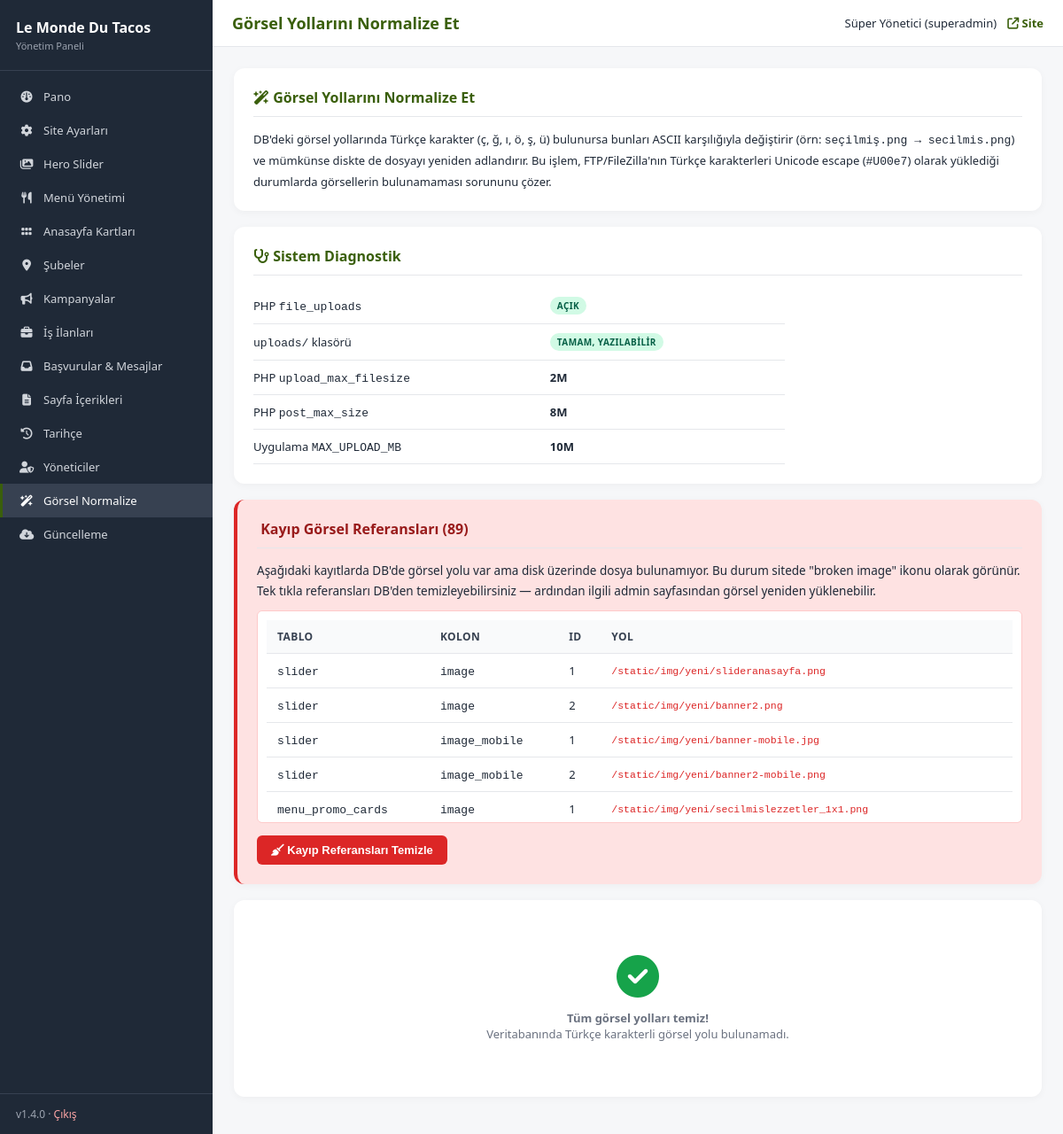
The page /admin/normalize-images.php (signed in) on the database its author committed.
### tables this page shows
CREATE TABLE IF NOT EXISTS slider (
    id           INT UNSIGNED AUTO_INCREMENT PRIMARY KEY,
    title        VARCHAR(200) NULL,
    image        VARCHAR(255) NOT NULL,
    image_mobile VARCHAR(255) NULL,
    link_url     VARCHAR(255) NULL,
    sort_order   INT NOT NULL DEFAULT 0,
    is_active    TINYINT(1) NOT NULL DEFAULT 1,
    created_at   TIMESTAMP DEFAULT CURRENT_TIMESTAMP,
    INDEX idx_active_sort (is_active, sort_order)
);

CREATE TABLE IF NOT EXISTS menu_promo_cards (
    id          INT UNSIGNED AUTO_INCREMENT PRIMARY KEY,
    group_id    INT UNSIGNED NOT NULL,
    title       VARCHAR(120) NOT NULL,                  
    image       VARCHAR(255) NOT NULL,
    image_mobile VARCHAR(255) NULL,
    tab_code    VARCHAR(60) NOT NULL,                   
    sort_order  INT NOT NULL DEFAULT 0,
    is_active   TINYINT(1) NOT NULL DEFAULT 1,
    INDEX idx_group (group_id, sort_order),
    CONSTRAINT fk_promo_group FOREIGN KEY (group_id) REFERENCES menu_groups(id) ON DELETE CASCADE
);

### includes/functions.php (called while the page is built, shortened)
<?php
require_once __DIR__ . '/db.php';
function e(?string $s): string {
    return htmlspecialchars((string)($s ?? ''), ENT_QUOTES | ENT_SUBSTITUTE, 'UTF-8');
}
function admin_check(): bool {
    return true;
}
function admin_user(): ?array {
    static $cache = null;
    if ($cache !== null) return $cache;
    $stmt = db()->prepare("SELECT id, username, name, email, role FROM admin_users WHERE id = ? AND is_active = 1");
    $stmt->execute([$_SESSION['admin_id']]);
    $cache = $stmt->fetch() ?: null;
    return $cache;
}

### includes/db.php (called while the page is built, shortened)
<?php
function db(): PDO {
    static $pdo = null;
    if ($pdo instanceof PDO) {
        return $pdo;
    }
    $dsn = sprintf(
        'mysql:host=%s;dbname=%s;charset=%s',
        DB_HOST,
        DB_NAME,
        DB_CHARSET
    );
    try {
        $pdo = new PDO($dsn, DB_USER, DB_PASS, [
            PDO::ATTR_ERRMODE            => PDO::ERRMODE_EXCEPTION,
            PDO::ATTR_DEFAULT_FETCH_MODE => PDO::FETCH_ASSOC,
            PDO::ATTR_EMULATE_PREPARES   => false,
            PDO::MYSQL_ATTR_INIT_COMMAND => "SET NAMES " . DB_CHARSET . " COLLATE utf8mb4_unicode_ci",
        ]);
    } catch (PDOException $e) {
        if (DEBUG) {
            die('DB error: ' . htmlspecialchars($e->getMessage(), ENT_QUOTES, 'UTF-8'));
        }
        error_log('DB connection failed: ' . $e->getMessage());
        die('Veritabanı bağlantısı kurulamadı. Lütfen daha sonra tekrar deneyin.');
    }
    return $pdo;
}

### admin/normalize-images.php (the view, shortened to what this page needs)
<?php
$page_h = 'Görsel Yollarını Normalize Et';
require __DIR__ . '/_header.php';
$pdo = db();
$image_tables = [
    'slider'           => ['image', 'image_mobile'],
    'menu_promo_cards' => ['image', 'image_mobile'],
    'menu_groups'      => ['icon'],
    'branches'         => ['image'],
    'campaigns'        => ['image', 'image_mobile'],
    'menu_items'       => ['image'],
    'jobs'             => ['image'],
    'pages'            => ['image'],
    'timeline'         => ['image'],
];
function col_exists(PDO $pdo, string $table, string $col): bool {
    try {
        $stmt = $pdo->prepare("SELECT COUNT(*) FROM information_schema.COLUMNS WHERE TABLE_SCHEMA = DATABASE() AND TABLE_NAME = ? AND COLUMN_NAME = ?");
        $stmt->execute([$table, $col]);
        return (int)$stmt->fetchColumn() > 0;
    } catch (Throwable $e) {
        return false;
    }
}
$tr_chars = '/[çÇğĞıİöÖşŞüÜ]/u';
$findings = [];
foreach ($image_tables as $table => $cols) {
    foreach ($cols as $col) {
        if (!col_exists($pdo, $table, $col)) continue;
        try {
            $rows = $pdo->query("SELECT id, $col AS path FROM $table WHERE $col IS NOT NULL AND $col != ''")->fetchAll();
        } catch (Throwable $e) { continue; }
        foreach ($rows as $r) {
            $oldPath = (string)$r['path'];
            if (!preg_match($tr_chars, $oldPath)) continue;
            $newPath = tr_to_ascii($oldPath);
            $root = realpath(__DIR__ . '/..');
            $diskExists = @file_exists($root . $oldPath);
            $newExists  = @file_exists($root . $newPath);
            $findings[] = [
                'table' => $table,
                'col'   => $col,
                'id'    => (int)$r['id'],
                'old'   => $oldPath,
                'new'   => $newPath,
                'disk_old' => $diskExists,
                'disk_new' => $newExists,
            ];
        }
    }
}
$orphans = [];
foreach ($image_tables as $table => $cols) {
    foreach ($cols as $col) {
        if (!col_exists($pdo, $table, $col)) continue;
        try {
            $rows = $pdo->query("SELECT id, $col AS path FROM $table WHERE $col IS NOT NULL AND $col != ''")->fetchAll();
        } catch (Throwable $e) { continue; }
        foreach ($rows as $r) {
            $p = (string)$r['path'];
            if (!asset_exists($p)) {
                $orphans[] = ['table' => $table, 'col' => $col, 'id' => (int)$r['id'], 'path' => $p];
            }
        }
    }
}
?>
<div class="card">
  <h2><i class="fa-solid fa-wand-magic-sparkles"></i> Görsel Yollarını Normalize Et</h2>
  <p style="color:var(--muted);font-size:13px;line-height:1.7">
    DB'deki görsel yollarında Türkçe karakter (ç, ğ, ı, ö, ş, ü) bulunursa bunları ASCII karşılığıyla değiştirir
    (örn: <code>seçilmiş.png → secilmis.png</code>) ve mümkünse diskte de dosyayı yeniden adlandırır.
    Bu işlem, FTP/FileZilla'nın Türkçe karakterleri Unicode escape (<code>#U00e7</code>) olarak yüklediği
    durumlarda görsellerin bulunamaması sorununu çözer.
  </p>
</div>
<?php
$root = realpath(__DIR__ . '/..');
$uploads_dir = $root . '/uploads';
$uploads_exists = is_dir($uploads_dir);
$uploads_writable = $uploads_exists && is_writable($uploads_dir);
$php_max_upload = ini_get('upload_max_filesize');
$php_max_post = ini_get('post_max_size');
$php_uploads_on = (bool)ini_get('file_uploads');
$max_app = MAX_UPLOAD_MB . 'M';
?>
<div class="card">
  <h2 style="font-size:16px"><i class="fa-solid fa-stethoscope"></i> Sistem Diagnostik</h2>
  <table style="font-size:13px;width:100%;max-width:600px">
    <tr>
      <td style="padding:6px 0">PHP <code>file_uploads</code></td>
      <td>
        <?php if ($php_uploads_on): ?>
          <span class="badge b-on">Açık</span>
        <?php else: ?>
          <span class="badge b-off">KAPALI</span> (php.ini'den açın)
        <?php endif; ?>
      </td>
    </tr>
    <tr>
      <td style="padding:6px 0"><code>uploads/</code> klasörü</td>
      <td>
        <?php if (!$uploads_exists): ?>
          <span class="badge b-off">YOK</span> (oluşturulması gerekiyor)
        <?php elseif (!$uploads_writable): ?>
          <span class="badge b-off">YAZILAMIYOR</span> (chmod 755)
        <?php else: ?>
          <span class="badge b-on">Tamam, yazılabilir</span>
        <?php endif; ?>
      </td>
    </tr>
    <tr>
      <td style="padding:6px 0">PHP <code>upload_max_filesize</code></td>
      <td><strong><?= e($php_max_upload) ?></strong></td>
    </tr>
    <tr>
      <td style="padding:6px 0">PHP <code>post_max_size</code></td>
      <td><strong><?= e($php_max_post) ?></strong></td>
    </tr>
    <tr>
      <td style="padding:6px 0">Uygulama <code>MAX_UPLOAD_MB</code></td>
      <td><strong><?= e($max_app) ?></strong></td>
    </tr>
  </table>
</div>
<?php if ($orphans): ?>
<div class="card" style="border-left:4px solid #dc2626;background:#fee2e2">
  <h2 style="color:#991b1b"><i class="fa-solid fa-image-slash"></i> Kayıp Görsel Referansları (<?= count($orphans) ?>)</h2>
  <p style="margin-bottom:10px;font-size:13.5px;line-height:1.7">
    Aşağıdaki kayıtlarda DB'de görsel yolu var ama disk üzerinde dosya bulunamıyor.
    Bu durum sitede "broken image" ikonu olarak görünür. Tek tıkla referansları DB'den temizleyebilirsiniz —
    ardından ilgili admin sayfasından görsel yeniden yüklenebilir.
  </p>
  <div style="max-height:240px;overflow-y:auto;background:#fff;padding:10px;border-radius:6px;border:1px solid #fecaca">
    <table style="font-size:12.5px;width:100%">
      <thead>
        <tr><th>Tablo</th><th>Kolon</th><th>ID</th><th>Yol</th></tr>
      </thead>
      <tbody>
        <?php foreach ($orphans as $o): ?>
          <tr>
            <td><code><?= e($o['table']) ?></code></td>
            <td><code><?= e($o['col']) ?></code></td>
            <td><?= $o['id'] ?></td>
            <td style="font-family:monospace;font-size:11.5px;color:#dc2626"><?= e($o['path']) ?></td>
          </tr>
        <?php endforeach; ?>
      </tbody>
    </table>
  </div>
  <form method="post" style="margin-top:14px" onsubmit="return confirm('<?= count($orphans) ?> kayıp görsel referansını DB\'den temizlemek üzeresiniz.\n\nBu kayıtların görselleri NULL olacak (kayıt silinmez). Devam edilsin mi?')">
    <button type="submit" class="btn btn-danger">
      <i class="fa-solid fa-broom"></i> Kayıp Referansları Temizle
    </button>
  </form>
</div>
<?php endif; ?>
<?php if (!$findings): ?>
  <div class="card">
    <div class="empty" style="padding:40px;text-align:center">
      <i class="fa-solid fa-circle-check" style="font-size:48px;color:#16a34a;margin-bottom:14px"></i>
      <p><strong>Tüm görsel yolları temiz!</strong></p>
      <p style="color:var(--muted);font-size:13px">Veritabanında Türkçe karakterli görsel yolu bulunamadı.</p>
    </div>
  </div>
<?php endif; ?>
<?php require __DIR__ . '/_footer.php'; ?>

### admin/_header.php (shortened to what this page needs)
<?php
require_once __DIR__ . '/../includes/functions.php';
$cu = admin_user();
$nav_items = [
    ['index.php',                  'Pano',                'fa-gauge'],
    ['settings.php',               'Site Ayarları',       'fa-gear'],
    ['slider.php',                 'Hero Slider',         'fa-images'],
    ['menu.php',                   'Menü Yönetimi',       'fa-utensils'],
    ['promo-cards.php',            'Anasayfa Kartları',   'fa-grip'],
    ['branches.php',               'Şubeler',             'fa-location-dot'],
    ['campaigns.php',              'Kampanyalar',         'fa-bullhorn'],
    ['jobs.php',                   'İş İlanları',         'fa-briefcase'],
    ['applications.php',           'Başvurular & Mesajlar','fa-inbox'],
    ['pages.php',                  'Sayfa İçerikleri',    'fa-file-lines'],
    ['timeline.php',               'Tarihçe',             'fa-clock-rotate-left'],
    ['users.php',                  'Yöneticiler',         'fa-user-shield'],
    ['normalize-images.php',       'Görsel Normalize',    'fa-wand-magic-sparkles'],
    ['update.php',                 'Güncelleme',          'fa-cloud-arrow-down'],
];
$current = basename($_SERVER['PHP_SELF']);
$page_h  = $page_h ?? 'Pano';
?><!doctype html>
<html lang="tr">
<head>
<link rel="stylesheet" href="https://cdnjs.cloudflare.com/ajax/libs/font-awesome/6.5.0/css/all.min.css">
</head>
<body>
<div class="app">
  <aside class="sb">
    <div class="sb-head">
      <div class="brand">Le Monde Du Tacos</div>
      <div class="sub">Yönetim Paneli</div>
    </div>
    <nav class="sb-nav">
      <?php foreach ($nav_items as [$href, $label, $icon]): ?>
        <a href="<?= e($href) ?>" class="<?= $current === $href ? 'active' : '' ?>">
          <i class="fa-solid <?= e($icon) ?>"></i>
          <span><?= e($label) ?></span>
        </a>
      <?php endforeach; ?>
    </nav>
    <div class="sb-foot">
      v<?= APP_VERSION ?> &middot; <a href="logout.php">Çıkış</a>
    </div>
  </aside>
  <div class="main">
    <header class="tb">
      <h1><?= e($page_h) ?></h1>
      <div class="user">
        <span><?= e($cu['name']) ?> (<?= e($cu['role']) ?>)</span>
        <a href="/" target="_blank"><i class="fa-solid fa-arrow-up-right-from-square"></i> Site</a>
      </div>
    </header>
    <main class="cnt">

### admin/_header.php (style rules this page uses)
* { box-sizing:border-box;margin:0;padding:0 }
body { font-family:system-ui,-apple-system,Segoe UI,Roboto,Arial,sans-serif;background:#f6f7f9;color:#1f2937;font-size:14px }
.app { display:flex;min-height:100vh }
.sb { width:240px;background:#1f2937;color:#e5e7eb;flex-shrink:0;display:flex;flex-direction:column }
.sb-head { padding:20px 18px;border-bottom:1px solid #374151 }
.sb-head .brand { font-size:16px;font-weight:700;color:#fff;margin-bottom:2px }
.sb-head .sub { font-size:11px;color:#9ca3af }
.sb-nav { flex:1;padding:10px 0;overflow-y:auto }
.sb-nav a { display:flex;align-items:center;gap:10px;padding:10px 18px;color:#d1d5db;text-decoration:none;font-size:13px;border-left:3px solid transparent;transition:.15s }
.sb-nav a.active { background:#374151;color:#fff;border-left-color:#3A5F0B }
.sb-nav a i { width:18px;text-align:center;font-size:13px }
.sb-foot { padding:14px 18px;border-top:1px solid #374151;font-size:12px;color:#9ca3af }
.sb-foot a { color:#fca5a5;text-decoration:none }
.main { flex:1;display:flex;flex-direction:column;min-width:0 }
.tb { background:#fff;padding:14px 22px;display:flex;align-items:center;justify-content:space-between;border-bottom:1px solid #e5e7eb }
.tb h1 { font-size:18px;color:#3A5F0B }
.tb .user { display:flex;align-items:center;gap:12px;font-size:13px }
.tb .user a { color:#3A5F0B;font-weight:600;text-decoration:none }
.cnt { padding:24px;flex:1 }
.card { background:#fff;border-radius:12px;padding:22px;box-shadow:0 2px 8px rgba(0,0,0,.04);margin-bottom:18px }
.card h2 { font-size:16px;color:#3A5F0B;margin-bottom:14px;padding-bottom:10px;border-bottom:1px solid #e5e7eb }
.btn { display:inline-block;background:#3A5F0B;color:#fff;border:0;border-radius:6px;padding:9px 16px;font-size:13px;font-weight:600;cursor:pointer;text-decoration:none;transition:.15s }
.btn-danger { background:#dc2626 }
table { width:100%;border-collapse:collapse }
th,td { text-align:left;padding:10px 12px;font-size:13px;border-bottom:1px solid #e5e7eb;vertical-align:middle }
th { background:#f9fafb;font-weight:700;color:#374151;font-size:12px;text-transform:uppercase;letter-spacing:.4px }
.badge { display:inline-block;padding:3px 8px;border-radius:99px;font-size:10px;font-weight:700;letter-spacing:.4px;text-transform:uppercase }
.b-on { background:#d1fae5;color:#065f46 }
.empty { padding:40px 20px;text-align:center;color:#6b7280;font-size:13px }

### rows shown on the page
slider: table "slider", col "image", id "1", image "/static/img/yeni/slideranasayfa.png", col "image_mobile", image_mobile "/static/img/yeni/banner-mobile.jpg"
slider: table "slider", col "image", id "2", image "/static/img/yeni/banner2.png", col "image_mobile", image_mobile "/static/img/yeni/banner2-mobile.png"
menu_promo_cards: table "menu_promo_cards", col "image", id "1", image "/static/img/yeni/secilmislezzetler_1x1.png"

### other values the page prints
$label "Pano"
$label "Site Ayarları"
$label "Hero Slider"
$label "Menü Yönetimi"
$label "Anasayfa Kartları"
$label "Şubeler"
$label "Kampanyalar"
$label "İş İlanları"
$label "Başvurular & Mesajlar"
$label "Sayfa İçerikleri"
$label "Tarihçe"
$label "Yöneticiler"
$label "Görsel Normalize"
$label "Güncelleme"
APP_VERSION "1.4.0"
